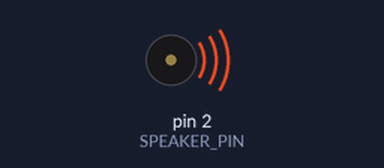
Bench run of a sketch on a simulated Arduino Uno, built with avr-gcc and run on an emulated ATmega328P. Shown: buzzer (waves = sounding).

Above: at 0.1 s.
Timing chart, 0 to 1.6 s (numbered marks = the images above):
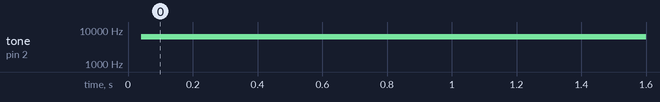

The sketch:

micnspe.ino
```cpp
// Aim: to wake the arduino up every 80us to do stuff
// Using the timerOne header file which deals with all the registers
/*********************************************************************/
// 2017-08-03 <Mary Bennett>
//   Wrote program for decade counter (used 72bit first)
// 2017-08-04 <Mary Bennett>
//  Removed loop()
//  Added isr() -> called every 12kHz from set up
//  Added initBits () to set the tesing array; first
// 2017-08-07 <Mary Bennett>
//  Added initialise routine to fix timing error
/*********************************************************************/

#include <TimerOne.h>

// Number of bits
const int NUMBITS = 36;

// Work out number of usecs per bit, on the basis that the speed of sound
// is 343 m/s and the tube is 1 m long
// For 36bits: 80.98477, wait a second then send the other half
const long int TIMING = 1000000L / 343 / NUMBITS /2;

// Array for 1 word

boolean first[NUMBITS];
boolean second[NUMBITS];

// Microphone is set to digital pin 4

const uint8_t MICROPHONE_PIN = 4;

// Speaker is on digital pin 2

const uint8_t SPEAKER_PIN = 2;

// The next bit to process

int nextBit;

// Current output state

uint8_t currPulse;


/**********************************************************************/

// Initialises the array for speaker input.

// This is for testing only.  We start with alternating bits (010101010...)
void initBits() {

  for (int i = 0; i < NUMBITS; i++)
  {
    first[i] = (i % 2);
  }
}


// ISW wakes up at 12kHz. Get everything done in 80us!
// Read the microphone
// Store in array
// Send next pulse (done)
void isr () {

  // Output: if a 1, change pulse
  if (first[nextBit] == 1)
  {
    if (currPulse == LOW) currPulse = HIGH;
    else currPulse = LOW;
    //currPulse = (LOW == currPulse) ? HIGH : LOW;
  }
  digitalWrite (SPEAKER_PIN, currPulse);

  // Input (save to first[nextBit)
/*  if (nextBit == 0)
  {
    first[NUMBITS - 1] = digitalRead(MICROPHONE_PIN);
  }
  else first[nextBit--] = digitalRead(MICROPHONE_PIN);
*/
  // increment next bit
  if (nextBit == (NUMBITS - 1))
  {
    nextBit = 0;
  }
  else nextBit++;
}

void setup() {

  // pin setups

  pinMode(MICROPHONE_PIN, INPUT); // microphone
  pinMode(SPEAKER_PIN, OUTPUT);  // speaker

  // Initialize the bits to send

  initBits ();

  // Initialize variables
  nextBit = 0;
  currPulse = LOW;

  // Initialize timer

  Timer1.initialize(TIMING);

  // set counter to 12kHz

  Timer1.attachInterrupt (isr, TIMING);  // wakes the arduino up every timing, uses interupts
}

// Don't need
void loop(){}
```

Measured:
- by itself, tone on pin 2 (SPEAKER_PIN): silent → 6250 Hz at 0.04 s
